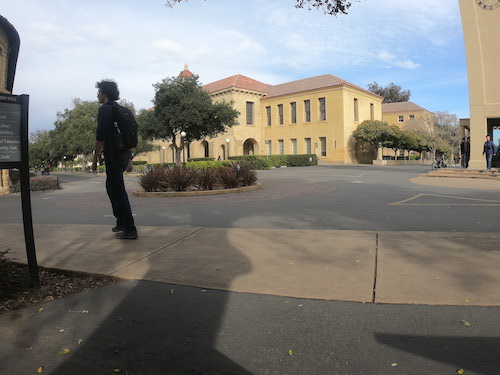
#> input picture stanCode_Projects/pedestrian_removing_applicant/clock-tower/G0030278-500.jpg, 500 x 375 px; its folder holds 2 pictures in this run
$ python stanCodoshop.py clock-tower
#> lines starting #> are read from the running program, lines starting #| are printed output that depends on the picture
### stanCode_Projects/my_photoshop/simpleimage.py
#!/usr/bin/env python3

"""
Stanford CS106AP SimpleImage
Nick Parlante, Sonja Johnson-Yu, and Nick Bowman
 -6/2019 version has file reading, pix, and foreach iterator

SimpleImage Features:
Create image:
    image = SimpleImage.blank(400, 200)   # create new image of size
    image = SimpleImage('foo.jpg')        # create from file

Access size
    image.width, image.height

Iterate over all pixels:
    for pixel in image:
        #do something with pixel

Get pix at x,y
    pix = image.get_pix(x, y)
    # pix is RGB tuple like (100, 200, 0)

Set pix at x,y
    image.set_pix(x, y, pix)   # set data by tuple also

Get Pixel object at x,y
    pixel = image.get_pixel(x, y)
    pixel.red = 0
    pixel.blue = 255

Show image on screen
    image.show()

The main() function below demonstrates the above functions as a test.
"""

import sys
# If the following line fails, "Pillow" needs to be installed
from PIL import Image


# [11 lines left out: function clamp, not called in this run]


class Pixel(object):
    """
    A pixel at an x,y in a SimpleImage.
    Supports set/get .red .green .blue
    and get .x .y
    """
    def __init__(self, image, x, y):
        self.image = image
        self._x = x
        self._y = y

    def __str__(self):
        return 'r:' + str(self.red) + ' g:' + str(self.green) + ' b:' + str(self.blue)

    # Pillow image stores each pixel color as a (red, green, blue) tuple.
    # So the functions below have to unpack/repack the tuple to change anything.

    @property
    def red(self):
        return self.image.px[self._x, self._y][0]

    # [4 lines left out: function red, not called in this run]

    @property
    def green(self):
        return self.image.px[self._x, self._y][1]

    # [4 lines left out: function green, not called in this run]

    @property
    def blue(self):
        return self.image.px[self._x, self._y][2]

    # [4 lines left out: function blue, not called in this run]

    @property
    def x(self):
        return self._x

    @property
    def y(self):
        return self._y


# color tuples for background color names 'red' 'white' etc.
BACK_COLORS = {
    'white': (255, 255, 255),
    'black': (0, 0, 0),
    'red': (255, 0, 0),
    'green': (0, 255, 0),
    'blue': (0, 0, 255),
}


class SimpleImage(object):
    def __init__(self, filename, width=0, height=0, back_color=None):
        """
        Create a new image. This case works: SimpleImage('foo.jpg')
        To create a blank image use SimpleImage.blank(500, 300)
        The other parameters here are for internal/experimental use.
        """
        # Create pil_image either from file, or making blank
        if filename:
            self.pil_image = Image.open(filename).convert("RGB")
            if self.pil_image.mode != 'RGB':
                raise Exception('Image file is not RGB')
            self._filename = filename  # hold onto
        else:
            if not back_color:
                back_color = 'white'
            color_tuple = BACK_COLORS[back_color]
            if width == 0 or height == 0:
                raise Exception('Creating blank image requires width/height but got {} {}'
                                .format(width, height))
            self.pil_image = Image.new('RGB', (width, height), color_tuple)
        self.px = self.pil_image.load()
        size = self.pil_image.size
        self._width = size[0]
        self._height = size[1]
        self.curr_x = 0
        self.curr_y = 0

    def __iter__(self):
        return self

    # [16 lines left out: functions __next__, increment_curr_counters, not called in this run]

    @classmethod
    def blank(cls, width, height, back_color=None):
        """Create a new blank image of the given width and height, optional back_color."""
        return SimpleImage('', width, height, back_color=back_color)

    # [4 lines left out: function file, not called in this run]

    @property
    def width(self):
        """Width of image in pixels."""
        return self._width

    @property
    def height(self):
        """Height of image in pixels."""
        return self._height

    def get_pixel(self, x, y):
        """
        Returns a Pixel at the given x,y, suitable for getting/setting
        .red .green .blue values.
        """
        if x < 0 or x >= self._width or y < 0 or y >= self.height:
            e = Exception('get_pixel bad coordinate x %d y %d (vs. image width %d height %d)' %
                          (x, y, self._width, self.height))
            raise e
        return Pixel(self, x, y)

    # [14 lines left out: functions set_pixel, set_rgb, not called in this run]

    def get_pix(self, x, y):
        """Get pix RGB tuple (200, 100, 50) for the given x,y."""
        return self.px[x, y]

    def set_pix(self, x, y, pix):
        """Set the given pix RGB tuple into the image at the given x,y."""
        self.px[x, y] = pix

    def show(self):
        """Displays the image using an external utility."""
        self.pil_image.show()

    # [39 lines left out: functions make_as_big_as, main, not called in this run]


# [2 lines that do not run on import are left out]

### stanCode_Projects/pedestrian_removing_applicant/stanCodoshop.py
"""
File: stanCodoshop.py
----------------------------------------------
SC101_Assignment3
Adapted from Nick Parlante's
Ghost assignment by Jerry Liao.

-----------------------------------------------

TODO:
"""

import os
import sys
import math
from simpleimage import SimpleImage


def get_pixel_dist(pixel, red, green, blue):
    """
    Returns the color distance between pixel and mean RGB value

    Input:
        pixel (Pixel): pixel with RGB values to be compared
        red (int): average red value across all images
        green (int): average green value across all images
        blue (int): average blue value across all images

    Returns:
        dist (int): color distance between red, green, and blue pixel values

    """
    dist = math.sqrt((red-pixel.red)**2+(blue-pixel.blue)**2+(green-pixel.green)**2)
    return dist


def get_average(pixels):
    """
    Given a list of pixels, finds the average red, blue, and green values

    Input:
        pixels (List[Pixel]): list of pixels to be averaged
    Returns:
        rgb (List[int]): list of average red, green, blue values across pixels respectively

    Assumes you are returning in the order: [red, green, blue]

    """
    red = 0
    blue = 0
    green = 0
    for i in range(len(pixels)):
        red += pixels[i].red
        blue += pixels[i].blue
        green += pixels[i].green
    red = red / len(pixels)
    blue = blue / len(pixels)
    green = green / len(pixels)
    return [int(red), int(green), int(blue)]


def get_best_pixel(pixels):
    """
    Given a list of pixels, returns the pixel with the smallest
    distance from the average red, green, and blue values across all pixels.

    Input:
        pixels (List[Pixel]): list of pixels to be averaged and compared
    Returns:
        best (Pixel): pixel closest to RGB averages

    """
    avg = get_average(pixels)
    red = avg[0]
    green = avg[1]
    blue = avg[2]

    for i in range(len(pixels)):
        print(get_pixel_dist(i, red, green, blue))


def solve(images):
    """
    Given a list of image objects, compute and display a Ghost solution image
    based on these images. There will be at least 3 images and they will all
    be the same size.

    Input:
        images (List[SimpleImage]): list of images to be processed
    """
    width = images[0].width
    height = images[0].height
    result = SimpleImage.blank(width, height)
    ######## YOUR CODE STARTS HERE #########
    # Write code to populate image and create the 'ghost' effect
    green_pixel = SimpleImage.blank(20, 20, 'green').get_pixel(0, 0)
    red_pixel = SimpleImage.blank(20, 20, 'red').get_pixel(0,0)
    blue_pixel = SimpleImage.blank(20, 20, 'blue').get_pixel(0, 0)
    best1 = get_best_pixel([green_pixel, blue_pixel, blue_pixel])
    print(best1.red, best1.green, best1.blue)
    ######## YOUR CODE ENDS HERE ###########
    print("Displaying image!")
    result.show()


def jpgs_in_dir(dir):
    """
    (provided, DO NOT MODIFY)
    Given the name of a directory, returns a list of the .jpg filenames
    within it.

    Input:
        dir (string): name of directory
    Returns:
        filenames(List[string]): names of jpg files in directory
    """
    filenames = []
    for filename in os.listdir(dir):
        if filename.endswith('.jpg'):
            filenames.append(os.path.join(dir, filename))
    return filenames


def load_images(dir):
    """
    (provided, DO NOT MODIFY)
    Given a directory name, reads all the .jpg files within it into memory and
    returns them in a list. Prints the filenames out as it goes.

    Input:
        dir (string): name of directory
    Returns:
        images (List[SimpleImages]): list of images in directory
    """
    images = []
    jpgs = jpgs_in_dir(dir)
    for filename in jpgs:
        print("Loading", filename)
        image = SimpleImage(filename)
        images.append(image)
    return images


def main():
    # (provided, DO NOT MODIFY)
    args = sys.argv[1:]
    # We just take 1 argument, the folder containing all the images.
    # The load_images() capability is provided above.
    images = load_images(args[0])
#> the loop in load_images, `for filename in jpgs:` made 2 passes
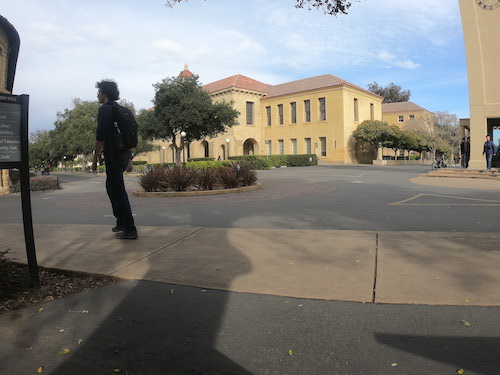
#> input picture stanCode_Projects/pedestrian_removing_applicant/clock-tower/G0030278-500.jpg, 500 x 375 px
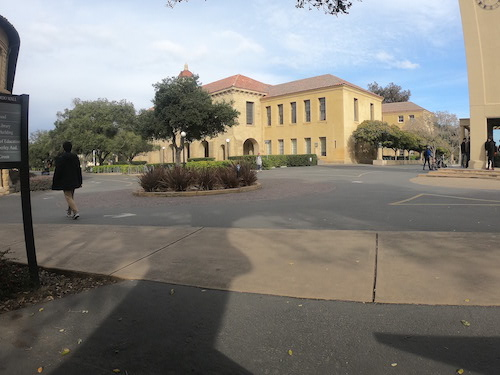
#> input picture stanCode_Projects/pedestrian_removing_applicant/clock-tower/G0030284-500.jpg, 500 x 375 px
    solve(images)
#> in __init__ (call 3), `self.pil_image = Image.new('RGB', (width, height), color_tuple)`: self.pil_image: PIL image 500x375 RGB; every value is 255
#> call 4 of __init__, with filename = '', width = 20, height = 20, back_color = 'green'
#> in __init__ (call 4), `self.pil_image = Image.new('RGB', (width, height), color_tuple)`:
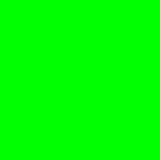
#> self.pil_image: PIL image 20x20 RGB (shown 8 times larger); mean R, G, B 0, 255, 0
#> in __init__ (call 5), `self.pil_image = Image.new('RGB', (width, height), color_tuple)`:
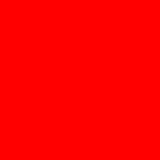
#> self.pil_image: PIL image 20x20 RGB (shown 8 times larger); mean R, G, B 255, 0, 0
#> in __init__ (call 6), `self.pil_image = Image.new('RGB', (width, height), color_tuple)`:
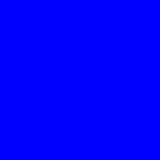
#> self.pil_image: PIL image 20x20 RGB (shown 8 times larger); mean R, G, B 0, 0, 255


if __name__ == '__main__':
#> (the run stopped early here; a loop or call above may not have finished)
